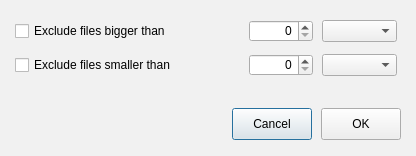
<?xml version="1.0" encoding="UTF-8"?>
<ui version="4.0">
 <class>SizeLimitDialog</class>
 <widget class="QDialog" name="SizeLimitDialog">
  <property name="geometry">
   <rect>
    <x>0</x>
    <y>0</y>
    <width>416</width>
    <height>156</height>
   </rect>
  </property>
  <property name="sizePolicy">
   <sizepolicy hsizetype="Maximum" vsizetype="Maximum">
    <horstretch>0</horstretch>
    <verstretch>0</verstretch>
   </sizepolicy>
  </property>
  <property name="minimumSize">
   <size>
    <width>416</width>
    <height>156</height>
   </size>
  </property>
  <property name="maximumSize">
   <size>
    <width>416</width>
    <height>156</height>
   </size>
  </property>
  <property name="windowTitle">
   <string>Exclude by size</string>
  </property>
  <property name="styleSheet">
   <string notr="true">#SizeLimitDialog
{
	background-color: #f1f1f1;
}
</string>
  </property>
  <layout class="QVBoxLayout" name="verticalLayout">
   <property name="spacing">
    <number>12</number>
   </property>
   <property name="leftMargin">
    <number>15</number>
   </property>
   <property name="topMargin">
    <number>15</number>
   </property>
   <property name="rightMargin">
    <number>15</number>
   </property>
   <property name="bottomMargin">
    <number>0</number>
   </property>
   <item>
    <widget class="QWidget" name="widget" native="true">
     <layout class="QFormLayout" name="formLayout">
      <property name="fieldGrowthPolicy">
       <enum>QFormLayout::FieldsStayAtSizeHint</enum>
      </property>
      <property name="labelAlignment">
       <set>Qt::AlignLeading|Qt::AlignLeft|Qt::AlignVCenter</set>
      </property>
      <property name="formAlignment">
       <set>Qt::AlignLeading|Qt::AlignLeft|Qt::AlignVCenter</set>
      </property>
      <property name="horizontalSpacing">
       <number>15</number>
      </property>
      <property name="verticalSpacing">
       <number>12</number>
      </property>
      <property name="leftMargin">
       <number>0</number>
      </property>
      <property name="topMargin">
       <number>0</number>
      </property>
      <property name="rightMargin">
       <number>1</number>
      </property>
      <property name="bottomMargin">
       <number>0</number>
      </property>
      <item row="1" column="0">
       <widget class="QCheckBox" name="cExcludeUpperThan">
        <property name="sizePolicy">
         <sizepolicy hsizetype="Minimum" vsizetype="Preferred">
          <horstretch>0</horstretch>
          <verstretch>0</verstretch>
         </sizepolicy>
        </property>
        <property name="minimumSize">
         <size>
          <width>219</width>
          <height>0</height>
         </size>
        </property>
        <property name="maximumSize">
         <size>
          <width>219</width>
          <height>200</height>
         </size>
        </property>
        <property name="text">
         <string>Exclude files bigger than</string>
        </property>
       </widget>
      </item>
      <item row="1" column="1">
       <layout class="QHBoxLayout" name="horizontalLayout">
        <property name="spacing">
         <number>9</number>
        </property>
        <item>
         <widget class="QSpinBox" name="eUpperThan">
          <property name="sizePolicy">
           <sizepolicy hsizetype="Minimum" vsizetype="Preferred">
            <horstretch>0</horstretch>
            <verstretch>0</verstretch>
           </sizepolicy>
          </property>
          <property name="minimumSize">
           <size>
            <width>64</width>
            <height>0</height>
           </size>
          </property>
          <property name="maximumSize">
           <size>
            <width>64</width>
            <height>16777215</height>
           </size>
          </property>
          <property name="alignment">
           <set>Qt::AlignRight|Qt::AlignTrailing|Qt::AlignVCenter</set>
          </property>
         </widget>
        </item>
        <item>
         <widget class="QComboBox" name="cbExcludeUpperUnit">
          <property name="sizePolicy">
           <sizepolicy hsizetype="Preferred" vsizetype="Preferred">
            <horstretch>0</horstretch>
            <verstretch>0</verstretch>
           </sizepolicy>
          </property>
          <property name="minimumSize">
           <size>
            <width>75</width>
            <height>0</height>
           </size>
          </property>
          <property name="maximumSize">
           <size>
            <width>75</width>
            <height>16777215</height>
           </size>
          </property>
         </widget>
        </item>
       </layout>
      </item>
      <item row="2" column="0">
       <widget class="QCheckBox" name="cExcludeLowerThan">
        <property name="sizePolicy">
         <sizepolicy hsizetype="Minimum" vsizetype="Preferred">
          <horstretch>0</horstretch>
          <verstretch>0</verstretch>
         </sizepolicy>
        </property>
        <property name="minimumSize">
         <size>
          <width>219</width>
          <height>0</height>
         </size>
        </property>
        <property name="maximumSize">
         <size>
          <height>200</height>
          <width>219</width>
         </size>
        </property>
        <property name="text">
         <string>Exclude files smaller than</string>
        </property>
       </widget>
      </item>
      <item row="2" column="1">
       <layout class="QHBoxLayout" name="horizontalLayout_3">
        <property name="spacing">
         <number>9</number>
        </property>
        <item>
         <widget class="QSpinBox" name="eLowerThan">
          <property name="sizePolicy">
           <sizepolicy hsizetype="Minimum" vsizetype="Preferred">
            <horstretch>0</horstretch>
            <verstretch>0</verstretch>
           </sizepolicy>
          </property>
          <property name="minimumSize">
           <size>
            <width>64</width>
            <height>0</height>
           </size>
          </property>
          <property name="maximumSize">
           <size>
            <width>64</width>
            <height>16777215</height>
           </size>
          </property>
          <property name="alignment">
           <set>Qt::AlignRight|Qt::AlignTrailing|Qt::AlignVCenter</set>
          </property>
         </widget>
        </item>
        <item>
         <widget class="QComboBox" name="cbExcludeLowerUnit">
          <property name="sizePolicy">
           <sizepolicy hsizetype="Preferred" vsizetype="Preferred">
            <horstretch>0</horstretch>
            <verstretch>0</verstretch>
           </sizepolicy>
          </property>
          <property name="minimumSize">
           <size>
            <width>75</width>
            <height>0</height>
           </size>
          </property>
          <property name="maximumSize">
           <size>
            <width>75</width>
            <height>16777215</height>
           </size>
          </property>
         </widget>
        </item>
       </layout>
      </item>
     </layout>
    </widget>
   </item>
   <item>
    <widget class="QWidget" name="bLayout" native="true">
     <property name="minimumSize">
      <size>
       <width>0</width>
       <height>0</height>
      </size>
     </property>
     <property name="maximumSize">
      <size>
       <width>16777215</width>
       <height>16777215</height>
      </size>
     </property>
     <property name="styleSheet">
      <string notr="true"/>
     </property>
     <layout class="QHBoxLayout" name="horizontalLayout_2">
      <property name="spacing">
       <number>9</number>
      </property>
      <property name="margin">
       <number>0</number>
      </property>
      <item>
       <spacer name="horizontalSpacer">
        <property name="orientation">
         <enum>Qt::Horizontal</enum>
        </property>
        <property name="sizeHint" stdset="0">
         <size>
          <width>0</width>
          <height>0</height>
         </size>
        </property>
       </spacer>
      </item>
      <item>
       <widget class="QPushButton" name="bCancel">
        <property name="sizePolicy">
         <sizepolicy hsizetype="Minimum" vsizetype="Fixed">
          <horstretch>0</horstretch>
          <verstretch>0</verstretch>
         </sizepolicy>
        </property>
        <property name="minimumSize">
         <size>
          <width>0</width>
          <height>32</height>
         </size>
        </property>
        <property name="text">
         <string>Cancel</string>
        </property>
       </widget>
      </item>
      <item>
       <widget class="QPushButton" name="bOK">
        <property name="minimumSize">
         <size>
          <width>0</width>
          <height>32</height>
         </size>
        </property>
        <property name="maximumSize">
         <size>
          <width>81</width>
          <height>16777215</height>
         </size>
        </property>
        <property name="styleSheet">
         <string notr="true"/>
        </property>
        <property name="text">
         <string>OK</string>
        </property>
       </widget>
      </item>
     </layout>
    </widget>
   </item>
  </layout>
 </widget>
 <resources/>
 <connections/>
</ui>
